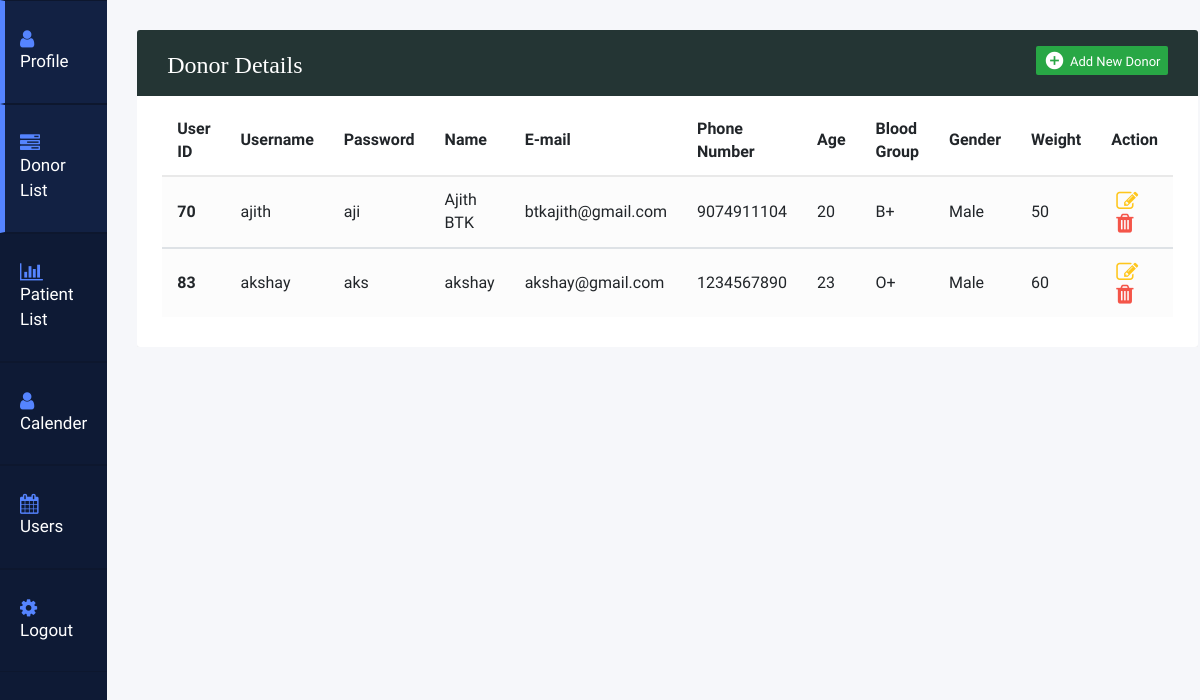
Screenshot of /donor_details.php (signed in) with the database file from the repository.
### tables this page shows
CREATE TABLE `donor_registration` (
  `user_id` int(11) NOT NULL,
  `username` varchar(200) NOT NULL,
  `password` varchar(200) NOT NULL,
  `name` varchar(200) NOT NULL,
  `email` varchar(200) NOT NULL,
  `phone` varchar(200) NOT NULL,
  `age` varchar(200) NOT NULL,
  `blood_group` varchar(200) NOT NULL,
  `gender` varchar(200) NOT NULL,
  `weight` varchar(200) NOT NULL
);

### donor_details.php (the view, shortened to what this page needs)
<html>
    <link href="//maxcdn.bootstrapcdn.com/bootstrap/3.3.0/css/bootstrap.min.css" rel="stylesheet" id="bootstrap-css">
<link rel="stylesheet" href="https://cdn.jsdelivr.net/npm/bootstrap@4.0.0/dist/css/bootstrap.min.css">
<link href="https://maxcdn.bootstrapcdn.com/font-awesome/4.6.3/css/font-awesome.min.css" rel="stylesheet">
<link rel="stylesheet" href="https://stackpath.bootstrapcdn.com/bootstrap/4.5.0/css/bootstrap.min.css">
<link rel="stylesheet" href="https://maxcdn.bootstrapcdn.com/font-awesome/4.7.0/css/font-awesome.min.css">
<body class="home">
    <div class="container-fluid display-table" style="left:50px;right:50px;">
        <div class="row display-table-row">
            <div class="col-md-2 col-sm-1 hidden-xs display-table-cell v-align box" id="navigation">
                <div class="navi">
                    <ul>
                        <li><a href="admin_dashboard.php"><i class="fa fa-user" aria-hidden="true"></i><span class="hidden-xs hidden-sm">Profile</span></a></li>
                        <li class="active"><a href="donor_details.php"><i class="fa fa-tasks" aria-hidden="true"></i><span class="hidden-xs hidden-sm">Donor List</span></a></li>
                        <li><a href="patient_details.php"><i class="fa fa-bar-chart" aria-hidden="true"></i><span class="hidden-xs hidden-sm">Patient List</span></a></li>
                        <li><a href="#"><i class="fa fa-user" aria-hidden="true"></i><span class="hidden-xs hidden-sm">Calender</span></a></li>
                        <li><a href="#"><i class="fa fa-calendar" aria-hidden="true"></i><span class="hidden-xs hidden-sm">Users</span></a></li>
                        <li><a href="logout.php"><i class="fa fa-cog" aria-hidden="true"></i><span class="hidden-xs hidden-sm">Logout</span></a></li>
                    </ul>
                </div>
            </div>
            <div class="col-md-10 col-sm-11 display-table-cell v-align">
<div class="container-xl">
	<div class="table-responsive">
		<div class="table-wrapper">
			<div class="table-title" style="background-color:#243534">
				<div class="row">
					<div class="col-sm-6 col-lg-20">
						<h2 style="font-family:adca;">Donor Details</h2>
					</div>
					<div class="col-sm-6">
						<a href="add_user.php" class="btn btn-success"><i class="material-icons">&#xE147;</i> <span>Add New Donor</span></a>
					</div>
				</div>
			</div>
            <?php
                        include('connection.php');
                        $query="select * from donor_registration";
                        $res=mysqli_query($con,$query);
            ?>
			<table class="table table-striped table-hover">
				<thead>
					<tr>
						<th>User ID</th>
                        <th>Username</th>
                        <th>Password</th>
                        <th>Name</th>
                        <th>E-mail</th>
                        <th>Phone Number</th>
                        <th>Age</th>
                        <th>Blood Group</th>
                        <th>Gender</th>
                        <th>Weight</th>
                        <th>Action</th>
					</tr>
				</thead>
                <?php
                                while($row=mysqli_fetch_array($res))
                                {
                                    $id=$row['user_id'];
                                    $username=$row['username'];
                                    $password=$row['password'];
                                    $name=$row['name'];
                                    $email=$row['email'];
                                    $phone=$row['phone'];
                                    $age=$row['age'];
                                    $blood=$row['blood_group'];
                                    $gender=$row['gender'];
                                    $weight=$row['weight'];
                ?>
				<tbody>
					<tr>
                                <th scope="row"><?php echo $id;?>
                                <td><?php echo $username;?></td>
                                <td><?php echo $password;?></td>
                                <td><?php echo $name;?></td>
                                <td><?php echo $email;?></td>
                                <td><?php echo $phone;?></td>
                                <td><?php echo $age;?></td>
                                <td><?php echo $blood;?></td>
                                <td><?php echo $gender;?></td>
                                <td><?php echo $weight;?></td>
                                <td>
                                    <a href="edit_user.php?id=<?php echo $id;?>&&username=<?php echo $username;?>&&password=<?php echo $password;?>&&name=<?php echo $name?>&&blood_group=<?php echo $blood;?>&&email=<?php echo $email?>&&phone=<?php echo $phone;?>&&age=<?php echo $age;?>&&gender=<?php echo $gender;?>&&weight=<?php echo $weight;?>" class="edit"><i class="fa fa-edit" aria-hidden="true"></i></a>
                                    <a href="delete_donor.php?id=<?php echo $id;?>" class="delete"><i class="fa fa-trash" aria-hidden="true"></i></a>
                                </td>
					</tr>
                    <?php
                                }
                    ?>
				</tbody>
			</table>
		</div>
	</div>
</div>
</body>
</html>
</body>
</html>

### donor_details.php (style rules this page uses)
body { color: #566787; background: #f5f5f5; font-family: 'Varela Round', sans-serif; font-size: 13px; }
.table-responsive { margin: 30px 0; }
.table-wrapper { background: #fff; padding: 20px 25px; border-radius: 3px; min-width: 1000px; box-shadow: 0 1px 1px rgba(0,0,0,.05); }
.table-title { padding-bottom: 15px; background: #435d7d; color: #fff; padding: 16px 30px; min-width: 100%; margin: -20px -25px 10px; border-radius: 3px 3px 0 0; }
.table-title h2 { margin: 5px 0 0; font-size: 24px; }
.table-title .btn { color: #fff; float: right; font-size: 13px; border: none; min-width: 50px; border-radius: 2px; border: none; outline: none !important; margin-left: 10px; }
.table-title .btn i { float: left; font-size: 21px; margin-right: 5px; }
.table-title .btn span { float: left; margin-top: 2px; }
table.table tr th, table.table tr td { border-color: #e9e9e9; padding: 12px 15px; vertical-align: middle; }
table.table tr th:first-child { width: 60px; }
table.table tr th:last-child { width: 100px; }
table.table-striped tbody tr:nth-of-type(odd) { background-color: #fcfcfc; }
table.table td:last-child i { opacity: 0.9; font-size: 22px; margin: 0 5px; }
table.table td a { font-weight: bold; color: #566787; display: inline-block; text-decoration: none; outline: none !important; }
table.table td a.edit { color: #FFC107; }
table.table td a.delete { color: #F44336; }
table.table td i { font-size: 19px; }
a:focus,a:hover,a { outline:none; text-decoration: none; }
li,ul { list-style: none; padding: 0; margin: 0; }
.home { background: #f6f7fa; }
#navigation { background: #0e1a35; }
#navigation { padding: 0; }
.display-table { display: table; padding: 0; height: 100%; width: 100%; }
.display-table-row { display: table-row; height: 100%; }
.display-table-cell { display: table-cell; float: none; height: 100%; }
.v-align { vertical-align: top; }
.navi i { font-size: 20px; }
#navigation { -webkit-transition: all 0.5s ease; -moz-transition: all 0.5s ease; -o-transition: all 0.5s ease; transition: all 0.5s ease; }
.navi a { border-bottom: 1px solid #0d172e; border-top: 1px solid #0d172e; color: #ffffff; display: block; font-size: 17px; font-weight: 500; padding: 28px 20px; text-decoration: none; }
.navi i { margin-right: 15px; color: #5584ff; }
.navi .active a { background: #122143; border-left: 5px solid #5584ff; padding-left: 15px; }
.hidden-xs { -webkit-transition: all 0.5s ease; -moz-transition: all 0.5s ease; -o-transition: all 0.5s ease; transition: all 0.5s ease; }

### rows the page displays
donor_registration: user_id "70", username "ajith", password "aji", name "Ajith BTK", email "btkajith@gmail.com", phone "9074911104", age "20", blood_group "B+", gender "Male", weight "50"
donor_registration: user_id "83", username "akshay", password "aks", name "akshay", email "akshay@gmail.com", phone "1234567890", age "23", blood_group "O+", gender "Male", weight "60"
